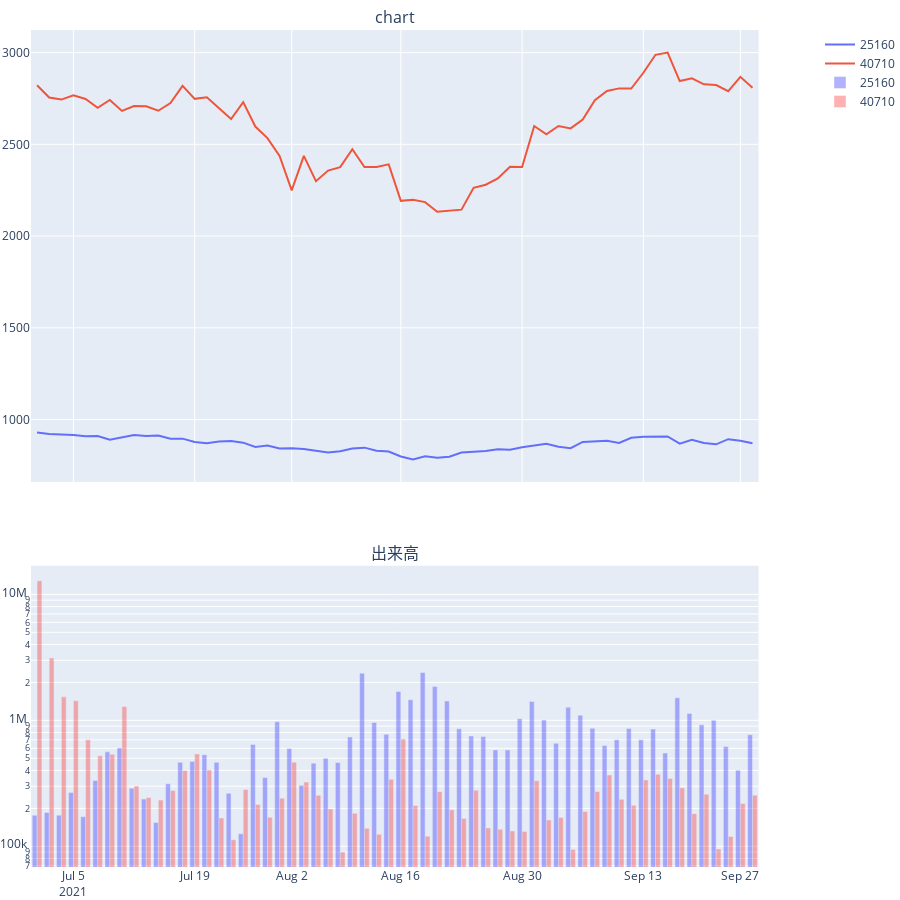
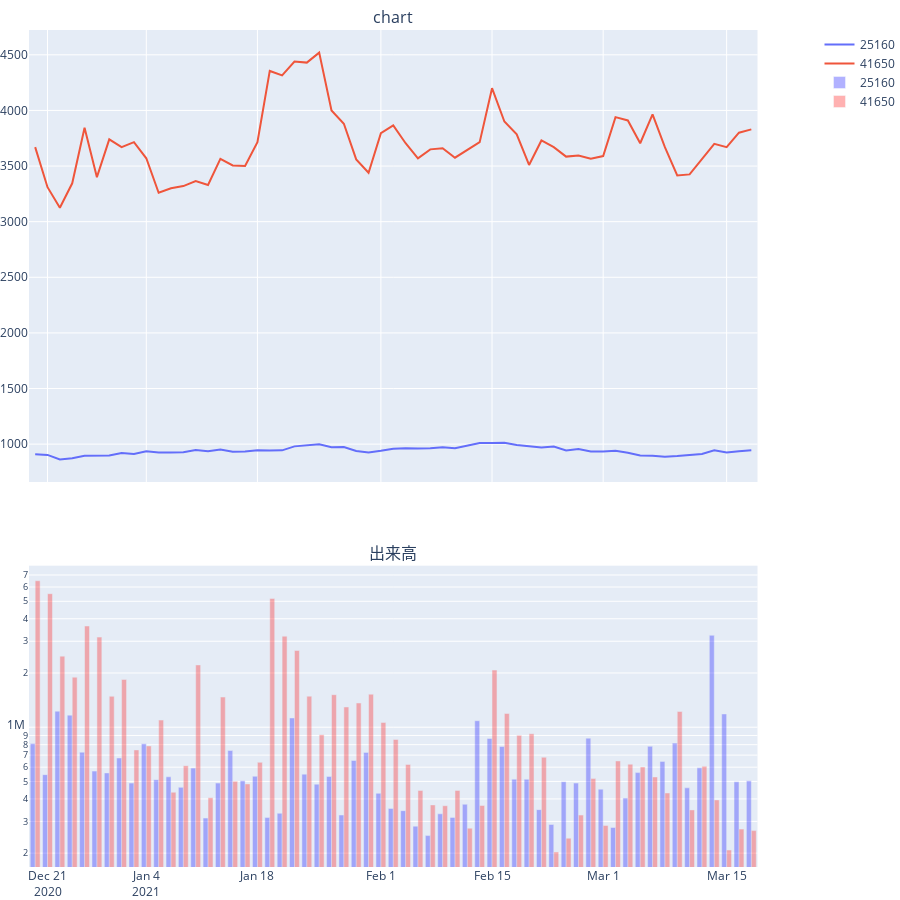

The notebook cell saved with these charts, in order:
### Code cell
for code in dict_target_change_ipo.keys():
    print(code)
    # strftimeで文字列型に変換して、int()関数で変換
    start = dict_target_change_ipo[code][2].strftime('%Y%m%d')
    end = dict_target_change_ipo[code][3].strftime('%Y%m%d')
    pairchart(dict_target_change_ipo[code][0],dict_target_change_ipo[code][1],start,end,is_indexing=False,is_corr=True,corr_span=5,is_diff=False,is_add_volume=True,is_add_volume_log=True,is_firstday_open_start=False,)
    # df確認用　下2行
    # print(dict_target_change_ipo[code][0])
    # print(dict_target_change_ipo[code][1])
